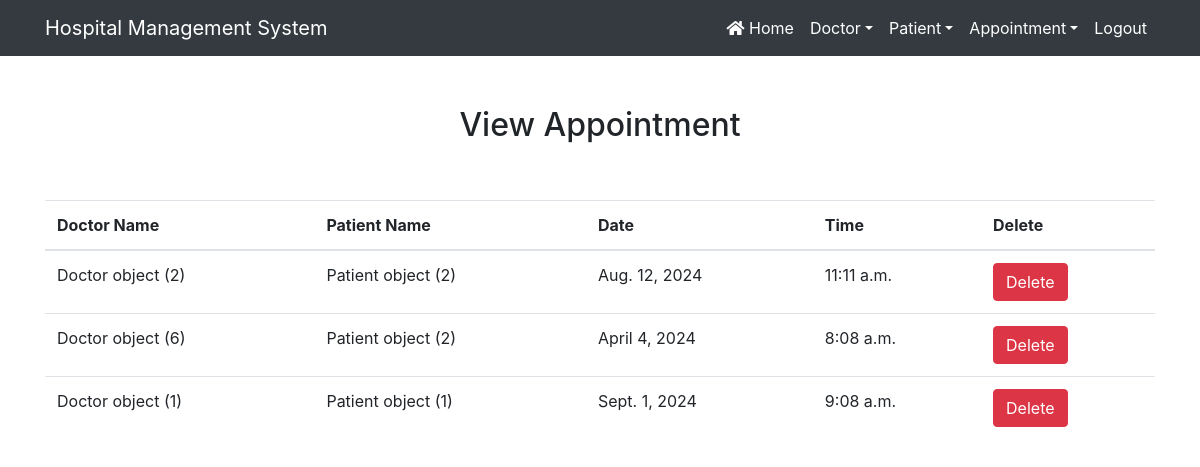
The page /view_appointment/ (signed in) on the database its author committed.
### Hospital/models.py (models this page shows)
class Appointment(models.Model):
    doctor=models.ForeignKey(Doctor,on_delete=models.CASCADE)
    patient=models.ForeignKey(Patient,on_delete=models.CASCADE)
    date1=models.DateField()
    time1 = models.TimeField()

class Doctor(models.Model):
    name=models.CharField(max_length=50)
    mobile=models.IntegerField()
    special=models.CharField(max_length=50)

class Patient(models.Model):
    name=models.CharField(max_length=50)
    gender=models.CharField(max_length=10)
    mobile=models.IntegerField(null=True)
    address = models.CharField(max_length=100)

### Hospital/views.py (the view)
# urls.py: path('view_appointment/',View_Appointment,name='view_appointment'),
def View_Appointment(request):
    if not request.user.is_staff:
        return redirect('login')
    appoint = Appointment.objects.all()
    d = {'appoint': appoint}
    return render(request,'view_appointment.html',d)

### Hospital/templates/view_appointment.html
{% extends 'navigationbar.html' %}
{% load static %}
{% block body %}
<div class="container" style="margin-top: 50px">
<h2 class="text-center ">View Appointment</h2>
    <br><br>
    <table class="table table-hover" id="example">
        <thead>
        <tr>
        <th>Doctor Name</th>
            <th>Patient Name</th>
        <th>Date</th>
        <th>Time</th>
            <th>Delete</th>
        </tr>
        </thead>
        <tbody>
        {% for i in appoint %}
        <tr>
            <td>{{i.doctor}}</td>
            <td>{{i.patient}}</td>
            <td>{{i.date1}}</td>
            <td>{{i.time1}}</td>
            <td><a href="{% url 'delete_appointment' i.id %}" class="btn btn-danger" onclick="return confirm('Do you really want to delete?')" >Delete</a> </td>
        </tr>
        {% endfor %}
        </tbody>
    </table>
</div>
{% endblock %}

### Hospital/templates/navigationbar.html (shortened to what this page needs)
{% load static %}
<!DOCTYPE html>
<html lang="en">
<head>
    {% load static %}
  <link rel="stylesheet" href="https://maxcdn.bootstrapcdn.com/bootstrap/4.3.1/css/bootstrap.min.css">
  <link rel="stylesheet" href="https://use.fontawesome.com/releases/v5.6.3/css/all.css">
<link rel="stylesheet" href="{% static 'css/mystyle.css' %}" type="text/css">
 <link rel="stylesheet" href="https://cdn.datatables.net/2.0.6/css/dataTables.dataTables.css">
<link rel="stylesheet" href="https://cdn.datatables.net/buttons/3.0.2/css/buttons.dataTables.css">
    </head>
<nav class="navbar navbar-expand-sm bg-dark navbar-dark">
    <div class="container">
<a class="navbar-brand" href="#">Hospital Management System</a>
    <div class="collapse navbar-collapse" id="myMenu">
    <ul class="navbar-nav text-center ml-auto">
        {% if request.user.is_staff %}
        <li class="nav-item"><a class="nav-link" href="{% url 'home' %}"><i class="fas fa-home"></i> Home</a></li>
        <li class="nav-item dropdown"><a class="nav-link dropdown-toggle" data-toggle="dropdown" href="#">Doctor</a>
        </li>
        <li class="nav-item dropdown"><a class="nav-link dropdown-toggle" data-toggle="dropdown" href="#">Patient</a>
        </li>
        <li class="nav-item dropdown"><a class="nav-link dropdown-toggle" data-toggle="dropdown" href="#">Appointment</a>
        </li>
        <li class="nav-item"><a class="nav-link" href="{% url 'logout' %}">Logout</a></li>
        {% endif %}
    </ul>
    </div>
        </div>
</nav>
{% block body %}
{% endblock %}
</html>

### Hospital/static/css/mystyle.css (style rules this page uses)
.nav-link { color: white !important; }

### rows shown on the page
Appointment: doctor "Doctor object (2)", patient "Patient object (2)", date1 "Aug. 12, 2024", time1 "11:11 a.m."
Appointment: doctor "Doctor object (6)", patient "Patient object (2)", date1 "April 4, 2024", time1 "8:08 a.m."
Appointment: doctor "Doctor object (1)", patient "Patient object (1)", date1 "Sept. 1, 2024", time1 "9:08 a.m."
